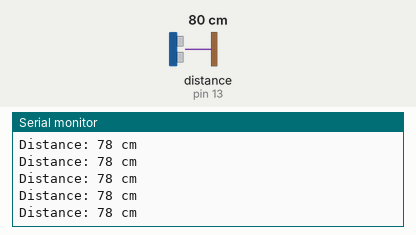
A sketch run on a simulated Arduino Uno, built with avr-gcc and run on an emulated ATmega328P. Parts: the last lines printed to the serial monitor. Wiring (inferred from the names in the program): ultrasonic range finder: trigger pin 12; echo pin 13. Inputs (shaded band) come from the test bench; at power-on: distance to the obstacle (sensor on pin 13) 80 cm. The echo pulse lasts 58.3 µs per cm.

Above: at 1.2 s.
1.3 s: distance to the obstacle (sensor on pin 13) set to 2 cm
At 2.2 s:
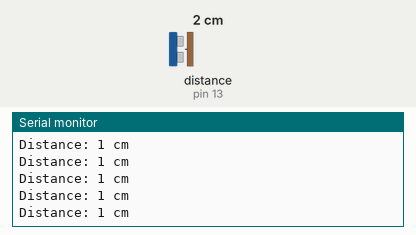
4.3 s: distance to the obstacle (sensor on pin 13) set to 18 cm
At 5.1 s:
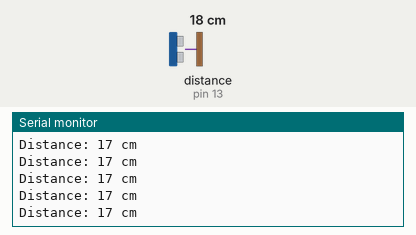
7.3 s: distance to the obstacle (sensor on pin 13) set to 120 cm
At 7.9 s:
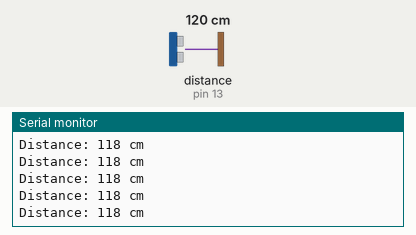
10.3 s: distance to the obstacle (sensor on pin 13) set to 4 cm
At 11.0 s:
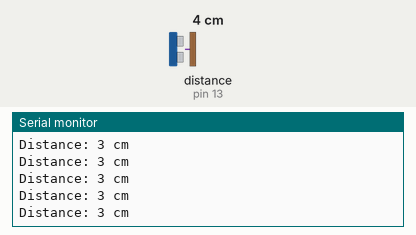
13.3 s: distance to the obstacle (sensor on pin 13) set to 35 cm
At 14.2 s:
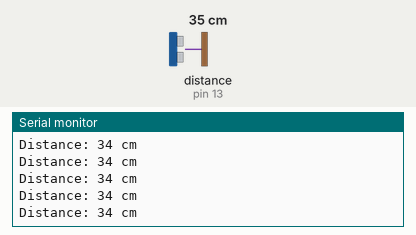
19.3 s: distance to the obstacle (sensor on pin 13) set to 250 cm
At 20.3 s:
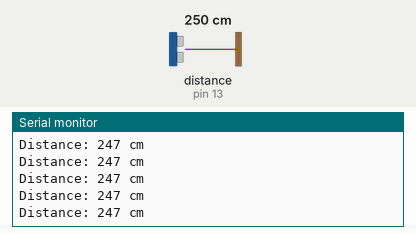
Timing chart, 0 to 22.3 s (numbered marks = the images above; inputs shaded):
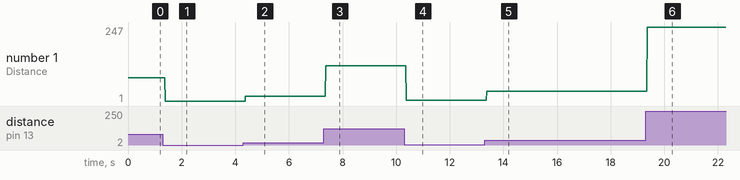

The sketch:

UltrasonicRangeFinder.ino
```cpp
// Program    :Ultrasonic Range Finder
// Purpose    :Explore the HC-SR04 URF
// Author     :C. D'Arcy (adapted for RSGC ACES from various sources)
// Date       :2018 06 29
// Status     :Working
// Reference  :https://randomnerdtutorials.com/complete-guide-for-ultrasonic-sensor-hc-sr04/
// define the Trig and Echo pins of the HC-SR04 Ultrasonic Sensor
// using suitable quick connect pins...ground pin beside pin 13
uint8_t powerPin = 11;          //unit draws only 15 mA
uint8_t trigPin = 12;           //
uint8_t echoPin = 13;           //
uint16_t distance;              //distance in cm
const float multiplier = 0.017; //sound in air: 29 cm/s (precalculate 1/29/2 for efficiency)
char buff[40];                  //output purposes
void setup() {
  Serial.begin(9600);
  pinMode(trigPin, OUTPUT);     //declare the trigPin as output
  pinMode(echoPin, INPUT);      //declare the echoPin as input (optional)
  pinMode(powerPin, OUTPUT);    //declare the powerPin as output
  digitalWrite(powerPin, HIGH); //only draws 15 mA, so OK
}
void loop() {
  distance = calculateDistance(); //call function for calculating the distance measured by the Ultrasonic sensor for each degree
  sprintf(buff, "Distance: %d cm", distance);
  Serial.println(buff);
}
// function for acquiring and converting distance using the HC-SR04 Ultrasonic sensor
uint16_t calculateDistance() {
  digitalWrite(trigPin, LOW);
  delayMicroseconds(2);
  // Sets the trigPin on HIGH state for 10 uS
  digitalWrite(trigPin, HIGH);
  delayMicroseconds(10);
  digitalWrite(trigPin, LOW);
  // Reads the echoPin, returns the sound wave travel time in microseconds
  return pulseIn(echoPin, HIGH) * multiplier;
}
```

Measured:
- after the input at 1.3 s, the serial monitor: prints a new line after 0.08 s (image 1)
- after the input at 4.3 s, the serial monitor: prints a new line after 0.08 s (image 2)
- after the input at 7.3 s, the serial monitor: prints a new line after 0.07 s (image 3)
- after the input at 10.3 s, the serial monitor: prints a new line after 0.08 s (image 4)
- after the input at 13.3 s, the serial monitor: prints a new line after 0.08 s (image 5)
- after the input at 19.3 s, the serial monitor: prints a new line after 0.07 s (image 6)
- plotted number 1: 78 → 1 after the input at 1.3 s, 1 → 17 after the input at 4.3 s, 17 → 118 after the input at 7.3 s, 118 → 3 after the input at 10.3 s, 3 → 34 after the input at 13.3 s
